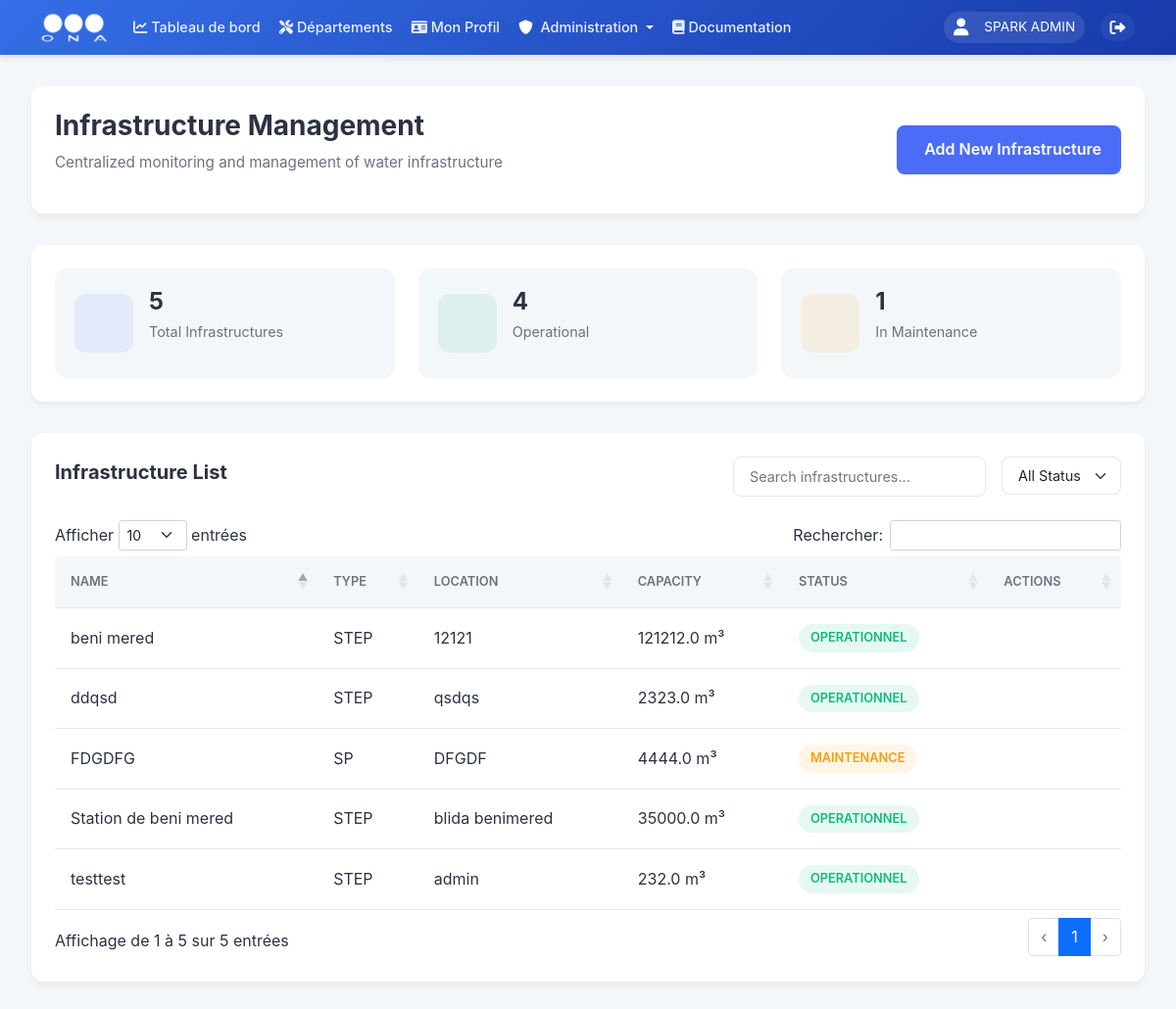
Screenshot of /departements/infrastructures (signed in) with the database file from the repository.
### models.py (models this page shows, shortened)
class User(UserMixin, db.Model):
    __tablename__ = 'users'
    id = db.Column(db.Integer, primary_key=True)
    username = db.Column(db.String(80), unique=True, nullable=False, index=True)
    nickname = db.Column(db.String(80), index=True)
    email = db.Column(db.String(120), unique=True, nullable=True, index=True)
    password_hash = db.Column(db.String(128))
    role = db.Column(db.String(20), nullable=False, default=UserRole.UTILISATEUR, index=True)
    is_active = db.Column(db.Boolean, default=True, index=True)
    last_login = db.Column(db.DateTime, index=True)
    unit_id = db.Column(db.Integer, db.ForeignKey('units.id', ondelete='SET NULL'), nullable=True, index=True)
    zone_id = db.Column(db.Integer, db.ForeignKey('zones.id', ondelete='SET NULL'), nullable=True, index=True)
    created_at = db.Column(db.DateTime, default=datetime.utcnow, index=True)
    updated_at = db.Column(db.DateTime, default=datetime.utcnow, onupdate=datetime.utcnow, index=True)
    profile = db.relationship('UserProfile', backref='user', uselist=False, lazy=True, cascade='all, delete-orphan')
    incidents = db.relationship('Incident', backref='author', lazy=True)

class Infrastructure(db.Model):
    __tablename__ = 'infrastructures'
    id = db.Column(db.Integer, primary_key=True)
    nom = db.Column(db.String(200), nullable=False, index=True)
    type = db.Column(db.String(100), nullable=False, index=True)
    localisation = db.Column(db.String(200), nullable=False)
    capacite = db.Column(db.Float, nullable=False)
    etat = db.Column(db.String(50), nullable=False, default='Opérationnel', index=True)
    created_at = db.Column(db.DateTime, default=datetime.utcnow, index=True)
    updated_at = db.Column(db.DateTime, default=datetime.utcnow, onupdate=datetime.utcnow, index=True)

### routes/infrastructures.py (the view)
@infrastructures.route('/infrastructures', methods=['GET'])
@login_required
def list_infrastructures():
    try:
        infrastructures = Infrastructure.query.all()
        return render_template('departement/exploitation/infrastructures/infrastructures.html',
                               infrastructures=infrastructures)
    except SQLAlchemyError as e:
        db.session.rollback()
        logger.error(f"Error listing infrastructures: {str(e)}")
        return jsonify({'error': str(e)}), 500

### app.py (called while the page is built)
@login_manager.user_loader
def load_user(user_id):
    return db.session.get(User, int(user_id))

### templates/departement/exploitation/infrastructures/infrastructures.html (shortened to what this page needs)
{% extends "departement/exploitation.html" %}
{% block content %}
<div class="infrastructure-dashboard">
    <div class="dashboard-header">
        <div class="header-content">
            <div class="page-title">
                <h1>Infrastructure Management</h1>
                <p class="subtitle">Centralized monitoring and management of water infrastructure</p>
            </div>
            <div class="header-actions">
                <button class="btn-primary" data-bs-toggle="modal" data-bs-target="#infrastructureModal">
                    <span>Add New Infrastructure</span>
                </button>
            </div>
        </div>
    </div>
    <div class="dashboard-content">
        <div class="infrastructure-overview">
            <div class="overview-cards">
                <div class="overview-card total-infrastructures">
                    <div class="card-icon"></div>
                    <div class="card-content">
                        <h3>{{ infrastructures|length }}</h3>
                        <p>Total Infrastructures</p>
                    </div>
                </div>
                <div class="overview-card operational-status">
                    <div class="card-icon"></div>
                    <div class="card-content">
                        <h3>{{ infrastructures|selectattr('etat', 'equalto', 'OPERATIONNEL')|list|length }}</h3>
                        <p>Operational</p>
                    </div>
                </div>
                <div class="overview-card maintenance-status">
                    <div class="card-icon"></div>
                    <div class="card-content">
                        <h3>{{ infrastructures|selectattr('etat', 'equalto', 'MAINTENANCE')|list|length }}</h3>
                        <p>In Maintenance</p>
                    </div>
                </div>
            </div>
        </div>
        <div class="infrastructure-table-container">
            <div class="table-header">
                <h2>Infrastructure List</h2>
                <div class="table-actions">
                    <input type="text" class="search-input" placeholder="Search infrastructures...">
                    <div class="filter-dropdown">
                        <select class="form-select">
                            <option>All Status</option>
                        </select>
                    </div>
                </div>
            </div>
            <table id="infrastructuresTable" class="infrastructure-table">
                <thead>
                    <tr>
                        <th>Name</th>
                        <th>Type</th>
                        <th>Location</th>
                        <th>Capacity</th>
                        <th>Status</th>
                        <th>Actions</th>
                    </tr>
                </thead>
                <tbody>
                    {% for infrastructure in infrastructures %}
                    <tr class="infrastructure-row" data-id="{{ infrastructure.id }}">
                        <td>{{ infrastructure.nom }}</td>
                        <td>{{ infrastructure.type }}</td>
                        <td>{{ infrastructure.localisation }}</td>
                        <td>{{ infrastructure.capacite }} m³</td>
                        <td>
                            <span class="status-badge {{ infrastructure.etat|lower }}">
                                {{ infrastructure.etat|capitalize }}
                            </span>
                        </td>
                        <td>
                            <div class="row-actions">
                                <button class="btn-view" title="View Details">
                                </button>
                                <button class="btn-edit" title="Edit">
                                </button>
                                <button class="btn-delete" title="Delete">
                                </button>
                            </div>
                        </td>
                    </tr>
                    {% endfor %}
                </tbody>
            </table>
        </div>
    </div>
</div>
<link href="https://cdn.jsdelivr.net/npm/remixicon@3.5.0/fonts/remixicon.css" rel="stylesheet">
{% endblock %}

### templates/base/base.html (shortened to what this page needs)
<!DOCTYPE html>
<html lang="fr" dir="ltr">
<head>
    <link href="https://cdn.jsdelivr.net/npm/bootstrap@5.1.3/dist/css/bootstrap.min.css" rel="stylesheet">
    <link href="https://cdnjs.cloudflare.com/ajax/libs/font-awesome/6.0.0/css/all.min.css" rel="stylesheet">
    <link rel="stylesheet" href="https://unpkg.com/leaflet@1.9.4/dist/leaflet.css" />
    <link rel="stylesheet" href="https://cdn.datatables.net/1.11.5/css/dataTables.bootstrap5.min.css">
</head>
<body>
    <nav class="navbar navbar-expand-lg sticky-top">
        <div class="container">
            <a class="navbar-brand" href="{{ url_for('main_dashboard.dashboard') }}">
                <img src="{{ url_for('static', filename='images/ona_logo.png') }}" alt="ONA">
            </a>
            <div class="collapse navbar-collapse" id="navbarNav">
                <ul class="navbar-nav me-auto mb-2 mb-lg-0">
                    <li class="nav-item">
                        <a class="nav-link" href="{{ url_for('main_dashboard.dashboard') }}">
                            <i class="fas fa-chart-line"></i>
                            <span>Tableau de bord</span>
                        </a>
                    </li>
                    <li class="nav-item">
                        <a class="nav-link" href="{{ url_for('departements') }}">
                            <i class="fas fa-tools"></i>
                            <span>Départements</span>
                        </a>
                    </li>
                    {% if current_user.is_authenticated %}
                    <li class="nav-item">
                        <a class="nav-link" href="{{ url_for('profiles.view_profile') }}">
                            <i class="fas fa-id-card"></i>
                            <span>Mon Profil</span>
                        </a>
                    </li>
                    {% if current_user.role == 'Admin' %}
                    <li class="nav-item dropdown">
                        <a class="nav-link dropdown-toggle" href="#" id="adminDropdown" role="button" data-bs-toggle="dropdown">
                            <i class="fas fa-shield-alt text-white me-1"></i> Administration
                        </a>
                    </li>
                    {% endif %}
                    {% endif %}
                    <li class="nav-item">
                        <a class="nav-link {% if active_page == 'documentation' %}active{% endif %}" href="{{ url_for('documentation.view_documentation') }}">
                            <i class="fas fa-book"></i> Documentation
                        </a>
                    </li>
                </ul>
                <div class="user-section">
                    <div class="d-flex align-items-center">
                        {% if current_user.is_authenticated %}
                            <div class="user-info">
                                <i class="fas fa-user me-2"></i>
                                <span>
                                    {% if current_user.nickname %}
                                        {{ current_user.nickname }}
                                    {% else %}
                                        {{ current_user.username }}
                                    {% endif %}
                                </span>
                            </div>
                            <a href="{{ url_for('auth.logout') }}" class="logout-btn text-white text-decoration-none ms-2" title="Déconnexion">
                                <i class="fas fa-sign-out-alt"></i>
                            </a>
                        {% else %}
                            <a href="{{ url_for('auth.login') }}" class="btn btn-light">Connexion</a>
                        {% endif %}
                    </div>
                </div>
            </div>
        </div>
    </nav>
    {% block content %}{% endblock %}
</body>
</html>

### templates/base/base.html (style rules this page uses)
:root { --ona-primary: #356ee7; --ona-secondary: #173aaa; --ona-accent: #95C11F; --ona-dark: #2b2d42; --ona-light: #f8f9fa; --transition: all 0.3s ease-in-out; }
.navbar { background: linear-gradient(135deg, var(--ona-primary) 0%, var(--ona-secondary) 100%); box-shadow: 0 2px 8px rgba(0, 0, 0, 0.1); padding: 0.75rem 0; position: sticky; top: 0; z-index: 1000; height: 56px; }
.navbar-brand { display: flex; align-items: center; padding: 0; margin-right: 2rem; }
.navbar-brand img { height: 40px; width: auto; transition: var(--transition); filter: brightness(0) invert(1); }
.nav-link { color: rgba(255, 255, 255, 0.9) !important; padding: 0.5rem 1rem !important; border-radius: 50px; transition: var(--transition); font-weight: 500; }
.user-info { color: white; display: flex; align-items: center; gap: 0.5rem; padding: 0.5rem 1rem; border-radius: 50px; background: rgba(255, 255, 255, 0.1); margin-right: 1rem; }
.user-info i { font-size: 1.1rem; }
.logout-btn { color: rgba(255, 255, 255, 0.9); padding: 0.5rem 1rem; border-radius: 50px; text-decoration: none; transition: var(--transition); display: flex; align-items: center; gap: 0.5rem; background: rgba(255, 255, 255, 0.05); }
@media (max-width: 1366px) { .navbar { padding: 0.5rem 0; } }
@media (max-width: 1366px) { .navbar-brand img { height: 35px; } }
@media (max-width: 1366px) { .nav-link { padding: 0.4rem 0.8rem !important; font-size: 0.95rem; } }
@media (max-width: 1366px) { .user-info { padding: 0.4rem 0.8rem; font-size: 0.9rem; } }
@media (max-width: 1366px) { .logout-btn { padding: 0.4rem 0.8rem; } }
@media (max-width: 1200px) { .navbar-brand { margin-right: 1rem; } }
@media (max-width: 1200px) { .nav-link { padding: 0.35rem 0.6rem !important; font-size: 0.9rem; } }
@media (max-width: 1200px) { .user-info { padding: 0.35rem 0.6rem; font-size: 0.85rem; margin-right: 0.5rem; } }
@media (max-width: 1200px) { .logout-btn { padding: 0.35rem 0.6rem; } }

### rows the page displays
User: nickname "SPARK ADMIN"
Infrastructure: nom "beni mered", type "STEP", localisation "12121", capacite "121212.0", etat "OPERATIONNEL"
Infrastructure: nom "ddqsd", type "STEP", localisation "qsdqs", capacite "2323.0", etat "OPERATIONNEL"
Infrastructure: nom "Station de beni mered", type "STEP", localisation "blida benimered", capacite "35000.0", etat "OPERATIONNEL"
Infrastructure: nom "FDGDFG", type "SP", localisation "DFGDF", capacite "4444.0", etat "MAINTENANCE"
Infrastructure: nom "testtest", type "STEP", localisation "admin", capacite "232.0", etat "OPERATIONNEL"

### other values shown
{{ infrastructures|length }} "5"
